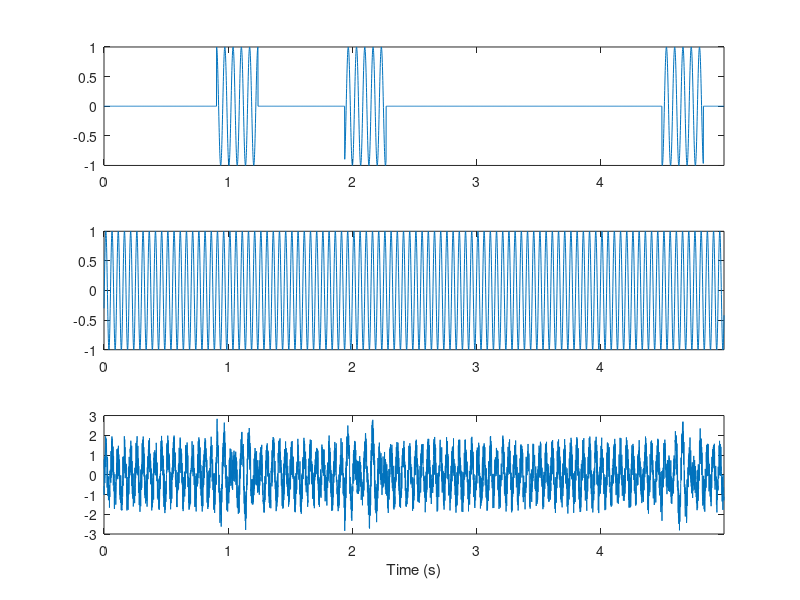

Recreate this plot in MATLAB. (Note: this script raises an error after producing the figure.)


%% Generate a simulated signal with 3, bursts at 15Hz with 5 cycles
% and an oscillation at 20Hz, plus white noise

% Time step (s)
dt=0.001;
% Duration (s)
T=5;
% Time vector
time=0:dt:T-dt;
% Sampling rate
srate=1/dt;

% Burst frequency
f1 = 15;
% Length of bursts in cycles
f1_num_cycles=5;
% Number of bursts
f1_num_bursts=3;

% Oscillation frequency
f2 = 20;

% Burst signal
s1=zeros(1,length(time));

% Keep track of burst start and stop times so they
% don't overlap
burst_starts=[];
burst_stops=[];
while length(burst_starts)<f1_num_bursts
    % Burst duration in seconds
    dur_s=f1_num_cycles/f1;
    % Burst duration in time steps
    dur_pts=floor(dur_s/dt);
    
    % Random start and stop time
    start=randi(length(time)-dur_pts);
    stop=start+dur_pts;
    
    % Check that doesn't overlap with other bursts
    overlap=false;
    for k=1:length(burst_starts)
        other_start=burst_starts(k);
        other_stop=burst_stops(k);
        if (start >= other_start && start < other_stop) || (stop > other_start && stop <= other_stop)
            overlap=true;
            break;
        end
    end
          
    % Generate burst
    if ~overlap
        s1(start:stop)=sin(2. * pi * f1 * (time(start:stop)+randn()));
        burst_starts=[burst_starts start];
        burst_stops=[burst_stops stop];
    end
end

% Oscillatory signal
s2=sin(2. * pi * f2 * (time+randn()));

% Generated signal
signal=s1+s2+(rand(1,length(time))*2-1);

figure;
subplot(3,1,1);
plot(time,s1);
xlim([time(1) time(end)]);
subplot(3,1,2);
plot(time,s2);
xlim([time(1) time(end)]);
subplot(3,1,3);
plot(time,signal);
xlim([time(1) time(end)]);
xlabel('Time (s)');




%% Bandpass filtering using multiplication by a Gaussian kernel
% in the frequency domain

% Frequencies to evaluate (just to compute desired frequency
% resolution in this step)
freqs=linspace(5,100,100);

% Determine the frequency resolution
df = diff(freqs(1:2));

% Zero-pad the signal - or is mean-pad better?
pad=zeros(size(time));
padd_signal = [pad, signal, pad];

% Fourier transform the padded signal
signal_fft = rfft(padd_signal,length(padd_signal), 2);
fft_frex = linspace(0, srate/2, length(signal_fft));

% Kernel width for multiplication
sigma = df * .5;

% Center pass-band frequency
freq=15;

% Gaussian kernel centered on frequency with width defined
% by requested frequency resolution
kernel = exp(-((fft_frex - freq) .^ 2 / (2.0 * sigma ^ 2)));

% Multiply Fourier-transformed signal by kernel
fsignal_fft = signal_fft .* kernel;
% Reverse Fourier to get bandpass filtered signal
f_signal = irfft(fsignal_fft, length(padd_signal), 2);

figure();
subplot(5,1,1)
plot(time,signal)
xlim([time(1), time(end)])
xlabel('Time (s)')
ylabel('Amplitude')

subplot(5,1,2)
plot(fft_frex,signal_fft(1:length(fft_frex)))
xlim([0,50])
xlabel('Frequency (Hz)')
ylabel('Amplitude')

subplot(5,1,3)
plot(fft_frex,kernel,'k')
xlim([0,50])
xlabel('Frequency (Hz)')
ylabel('Amplitude')

subplot(5,1,4)
plot(fft_frex,fsignal_fft(1:length(fft_frex)))
xlim([0,50])
xlabel('Frequency (Hz)')
ylabel('Amplitude')

subplot(5,1,5)
plot(time,f_signal(length(pad)+1:end-length(pad)))
xlim([time(1), time(end)])
xlabel('Time (s)')
ylabel('Amplitude')




%% Get analytic signal of bandpass filtered data (phase and amplitude)
analytic_signal = hilbert(f_signal);
% Cut off padding
analytic_signal=analytic_signal(:, length(time)+1:2 * length(time));

figure();
subplot(4,1,1);
plot(time,signal);
xlim([time(1) time(end)]);
xlabel('Time (s)');
ylabel('Amplitude');

subplot(4,1,2);
plot(time,f_signal(:, length(time)+1:2 * length(time)));
xlim([time(1) time(end)]);
xlabel('Time (s)');
ylabel('Amplitude');

subplot(4,1,3);
plot(time,abs(analytic_signal));
xlim([time(1) time(end)]);
xlabel('Time (s)');
ylabel('Amplitude');

subplot(4,1,4);
plot(time,angle(analytic_signal));
xlim([time(1) time(end)]);
xlabel('Time (s)');
ylabel('Phase');




%% Evaluate lagged coherence at a lag of 2 cycles
lag=2;

% Duration of this lag in s
lag_dur_s = lag / freq;
% Number of evaluations
n_evals = floor(T / lag_dur_s);
% Remaining time
t_diff = T - (n_evals * lag_dur_s);

% Start time
start_time = time(1);
% Evaluation times (ms)
eval_times = linspace(start_time, T - t_diff, n_evals + 1); 
eval_times = eval_times(1:end-1);
% Evaluation time points
eval_pts = knnsearch(time', eval_times');

figure()
subplot(4,1,1)
plot(time,signal)
hold on
plot(eval_times,signal(eval_pts),'ro')
xlabel('Time (s)')
ylabel('Amplitude')

subplot(4,1,2)
plot(time,f_signal(length(time)+1:2*length(time)))
hold on
plot(eval_times,f_signal(length(time)+eval_pts),'ro')
xlabel('Time (s)')
ylabel('Amplitude')

subplot(4,1,3)
plot(time,abs(analytic_signal))
hold on
plot(eval_times,abs(analytic_signal(eval_pts)),'ro')
xlabel('Time (s)')
ylabel('Amplitude')

subplot(4,1,4)
plot(time,angle(analytic_signal))
hold on
plot(eval_times,angle(analytic_signal(eval_pts)),'ro')
xlabel('Time (s)')
ylabel('Phase')

% Analytic signal at n=0...n_evals-1 evaluation points
f1 = analytic_signal(eval_pts(1:end-1));
% Analytic signal at n=1...n_evals evaluation points
f2 = analytic_signal(eval_pts(2:end));
% calculate the phase difference and amplitude product
phase_diff = angle(f2) - angle(f1);
amp_prod = abs(f1) .* abs(f2);

figure();
subplot(2,1,1)
plot(eval_times(1:end-1),phase_diff)
xlim([time(1), time(end)])
xlabel('Time (s)')
ylabel('Phase difference')

subplot(2,1,2)
plot(eval_times(1:end-1),amp_prod)
xlim([time(1), time(end)])
xlabel('Time (s)')
ylabel('Amplitude product')

% Numerator - sum is over evaluation points
num = abs(sum(amp_prod .* exp(1i * phase_diff)));
disp(num)

% Scaling factor - sum is over evaluation points
f1_pow = f1.^2;
f2_pow = f2.^2;
denom = sqrt(sum(abs(f1_pow)) * sum(abs(f2_pow)));
disp(denom);

lc = num / denom;
disp(lc);



%% This was evaluated starting at time t=0 and looking 2 cycles ahead, 
% but what about the points in between?

% Number of points between the first and next evaluation time points
n_range = eval_pts(2) - eval_pts(1);

% Analytic signal at n=0...n_evals-1 evaluation points, and m=0..n_range time points in between
f1 = analytic_signal(eval_pts(1:end-1) + (0:n_range-1));

% Analytic signal at n=1...n_evals evaluation points, and m=0..n_range time points in between
f2 = analytic_signal(eval_pts(2:end) + (0:n_range-1));

% Calculate the phase difference and amplitude product
phase_diff = angle(f2) - angle(f1);
amp_prod = abs(f1) .* abs(f2);

% Lagged coherence
num = abs(sum(amp_prod .* exp(1i * phase_diff),1));
f1_pow = f1.^2;
f2_pow = f2.^2;
denom = sqrt(sum(abs(f1_pow),1) .* sum(abs(f2_pow),1));
lc = num / denom;

% Average over the time points in between evaluation points
lc = mean(lc);
disp(lc);



%% Evaluate at 2-10 lag cycles
lags = 2:.5:10;
% Evaluate at 15 and 20 Hz
freqs = [15, 20];

figure();
for f_idx = 1:length(freqs)
    freq = freqs(f_idx);
    lcs = zeros(size(lags));
    for l_idx = 1:length(lags)
        [num, denom, lcs(l_idx)] = lagged_hilbert_coherence(signal, srate, freq, lags(l_idx));
    end

    plot(lags, lcs, 'DisplayName', sprintf('%dHz', freq))
    hold on
end
hold off
legend
xlabel('Lag (cycles)')
ylabel('Lagged coherence')




%% What about at a frequency where we know there is only noise?
[num, denom, lc] = lagged_hilbert_coherence(signal, srate, 40, 5);
disp(lc);




%% What's going on?
[num1, denom1, lc1] = lagged_hilbert_coherence(signal, srate, 15, 5);
[num2, denom2, lc2] = lagged_hilbert_coherence(signal, srate, 40, 5);

fprintf('15Hz: numerator=%f, denominator=%f, lc=%f\n', mean(num1), mean(denom1), lc1);
fprintf('40Hz: numerator=%f, denominator=%f, lc=%f\n', mean(num2), mean(denom2), lc2);




%% At 40Hz, the numerator and denominator are both low, but nearly exactly the same
% I think this is due to amplitude correlations introduced by bandpass filtering in a freq
% range with low power (https://journals.physiology.org/doi/full/10.1152/jn.00851.2013)
% Here's the effect over a range of frequencies

% Evaluate at 2-10 lag cycles
lags = 2:.5:10;
% Evaluate at 5-100 Hz
freqs = linspace(5, 100, 100);

lcs = zeros(length(freqs), length(lags));
for f_idx = 1:length(freqs)
    freq = freqs(f_idx);
    for l_idx = 1:length(lags)
        [num, denom, lcs(f_idx, l_idx)] = lagged_hilbert_coherence(signal, srate, freq, lags(l_idx));
    end
end

figure();
contourf(lags, freqs, lcs, 100,'LineColor','none');
colorbar;
xlabel('Lag (cycles)');
ylabel('Frequency (Hz)');





%% The solution I found is to temporally shuffle the signal a bunch
% of times and use the distribution of broadband
% amplitude products as a threshold on the denominator. 
% Temporal shuffling may not be the best surrogate method though

% Compute threshold as 5th percentile of shuffled amplitude products
n_shuffles = 100;
amp_prods = zeros(n_shuffles, 1);
for i = 1:n_shuffles
    amp_prods(i) = temporal_shuffle(signal);
end
threshold = prctile(amp_prods, 5);

% Evaluate at 2-10 lag cycles
lags = 2:.5:10;
% Evaluate at 5-100 Hz
freqs = linspace(5, 100, 100);

lcs = zeros(length(freqs), length(lags));
for f_idx = 1:length(freqs)
    for l_idx = 1:length(lags)
        [num, denom, lc] = lagged_hilbert_coherence(signal, srate, freqs(f_idx), lags(l_idx));
        % Only consider lc if denominator greater than threshold
        if mean(denom) >= threshold
            lcs(f_idx, l_idx) = lc;
        end
    end
end

figure();
contourf(lags, freqs, lcs, 100,'LineColor','none');
colorbar;
xlabel('Lag (cycles)');
ylabel('Frequency (Hz)');



%% Let's see what happens when the frequency of a signal changes over time
% Generate a simulated signal that starts as a 15Hz oscillation and
% increases to 30Hz, plus white noise

% Time step (s)
dt=0.001;
% Duration (s)
T=5;
% Time vector
time=0:dt:T-dt;
% Sampling rate
srate=1/dt;

f0 = 15;        % Initial frequency
f1 = 30;        % Final frequency
k = (f1-f0)/1;  % Rate of change of frequency

% Burst signal
s1 = sin(2*pi*(f0+(f1-f0)*(time/max(time))).*time);

% Generated signal
signal = s1 + rand(1, length(time)) * 2 - 1;

figure();
subplot(2,1,1)
plot(time,s1)
xlim([time(1), time(end)])
subplot(2,1,2)
plot(time,signal)
xlim([time(1), time(end)])
xlabel('Time (s)')


% Compute threshold as 5th percentile of shuffled amplitude products
n_shuffles = 100;
amp_prods = zeros(n_shuffles, 1);
for i = 1:n_shuffles
    amp_prods(i) = temporal_shuffle(signal);
end
threshold = prctile(amp_prods, 5);

% Evaluate at 2-10 lag cycles
lags = 2:.5:10;
% Evaluate at 5-100 Hz
freqs = linspace(5, 100, 100);

lcs = zeros(length(freqs), length(lags));
for f_idx = 1:length(freqs)
    for l_idx = 1:length(lags)
        [num, denom, lc] = lagged_hilbert_coherence(signal, srate, freqs(f_idx), lags(l_idx));
        % Only consider lc if denominator greater than threshold
        if mean(denom) >= threshold
            lcs(f_idx, l_idx) = lc;
        end
    end
end

figure();
contourf(lags, freqs, lcs, 100,'LineColor','none');
colorbar;
xlabel('Lag (cycles)');
ylabel('Frequency (Hz)');
